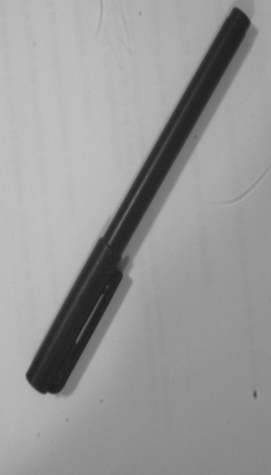
//> input picture groupwork/fig/PEN.png, 271 x 475 px, given in place of PIC1_R.PNG, which was not available
$ ./Lecture6   (built with g++ and OpenCV 4)
//> lines starting //> are read from the running program, lines starting //| are printed output that depends on the picture; after the words box and inside, x2 and y2 are one past the last pixel; in counts of white or black regions, pixels touching at a corner belong together; pictures that were not available may be replaced by others from this repository, and a replacement may not be noted
#include <conio.h>
#include <stdio.h>
#include "cv.h"
#include "cxcore.h"
#include "highgui.h"
#include "stdlib.h"
#include "math.h"

// Offset of histogram
#define XOFFSET 100
#define YOFFSET 450
#define PIXEL_MAX 255
#define PIXEL_MIN 0
#define PI 3.14159265358979323846


// readme!
// pick elements in each corner!

typedef struct cor {
    int x;
    int y;
    int xp;
    int yp;
    int sum;
} cor;

void *test = NULL;


int findSmallAreaCorrelation(cor* area, IplImage* img1, IplImage* img2, int x, int y,
	int xp, int yp, int Msize, int margin) {
	if (x < img1->width - Msize && y < img1->height - Msize && area != NULL) {
		int sum = 0;
		int temp, a1, a2;

		for (int i = 0; i < Msize; i++) {
			for (int j = 0; j < Msize; j++) {
				a1 = (unsigned char)img1->imageData[(x + j) + (y + i) * img1->width];  // area 1
				a2 = (unsigned char)img2->imageData[(xp + j) + (yp + i) * img2->width];  // area 2
				temp = (int)a1 - int(a2);
				if (temp < 0) {
					temp = -temp;
				}
				sum += temp;
				if (sum > margin) {
					return NULL;
				}
			}
		}
		// why do i need this????
		//area = (cor*)test;
		//
		area->x = x;
		area->y = y;
		area->xp = xp;
		area->yp = yp;
		area->sum = sum;
		return 1;
	}
	else
		return NULL;
}

int md_comparator(const void *v1, const void *v2)
{
    const cor *p1 = (cor *)v1;
    const cor *p2 = (cor *)v2;
    if (p1->sum < p2->sum)
        return -1;
    else if (p1->sum > p2->sum)
        return +1;
    else
        return 0;
}

int main(int argc, char* argv[]) {
    int width = 480;
    int height = 480;

    // Names for plots and images
	const char* str1 = "original 1";
	const char* str2 = "original 2";
	const char* str3 = "drawn 1";
	const char* str4 = "drawn 2";
	const char* str5 = "transposed 1";

    IplImage *img1, *img2, *img1Temp, *imgTrans, *img2Temp;

    img1 = cvLoadImage("C:\\Users\\30330\\Documents\\Exersizes\\PIC1_R.PNG", 0);
//> img1 is the input picture: 475 rows x 271 cols, CV_8UC1; min 27, max 195, mean 152.2
    img2 = cvLoadImage("C:\\Users\\30330\\Documents\\Exersizes\\PIC1_L.PNG", 0);
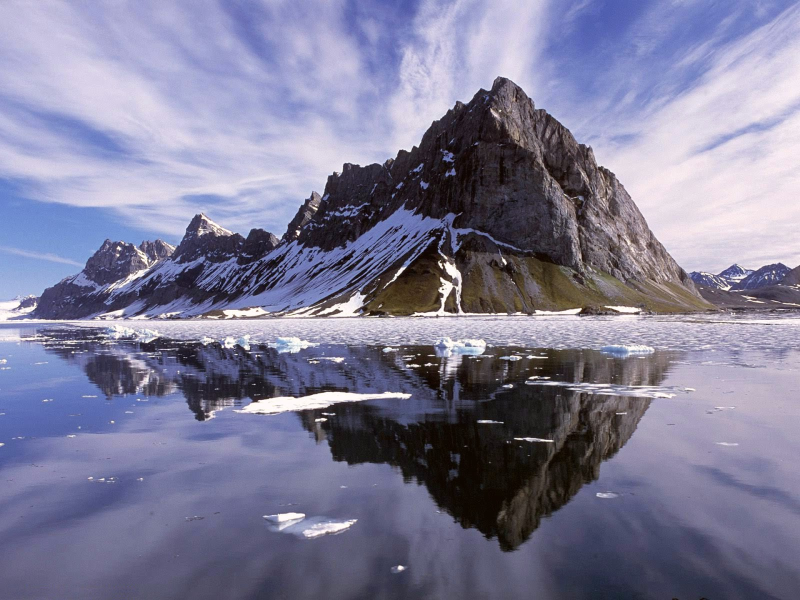
//> input picture groupwork/fig/mountain.jpg, 1600 x 1200 px, given in place of PIC1_L.PNG, which was not available (shown at 1/2 size)
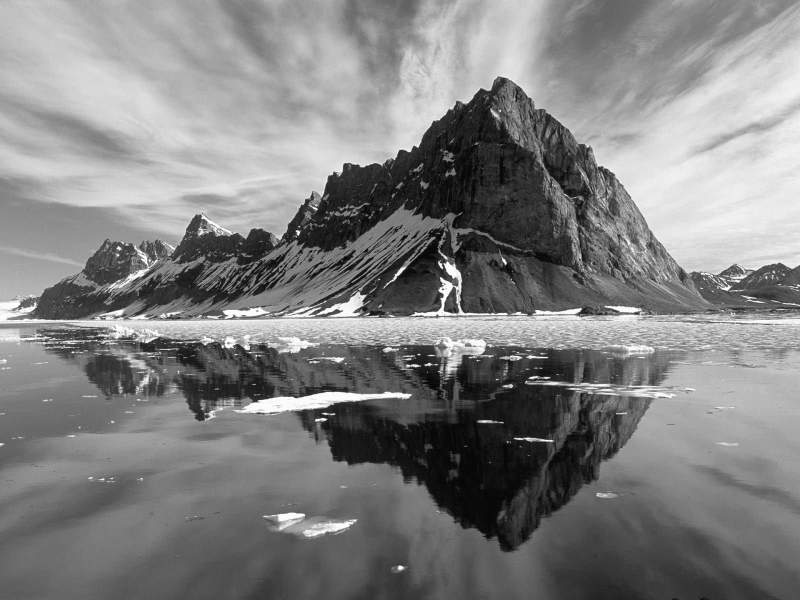
//> img2: 1200 rows x 1600 cols, CV_8UC1 (shown at 1/2 size); min 0, max 255, mean 128.9
	img1Temp = cvLoadImage("C:\\Users\\30330\\Documents\\Exersizes\\PIC1_R.PNG", 0); // make a copy
	img2Temp = cvLoadImage("C:\\Users\\30330\\Documents\\Exersizes\\PIC1_L.PNG", 0); // make a copy
	imgTrans = cvLoadImage("C:\\Users\\30330\\Documents\\Exersizes\\PIC1_L.PNG", 0); // make a copy

    int Msize = 10;
    int Mcounter = 0;
    int const max = 50;
	int const maxMatch = 30;
	int const HFtol = 150; //
    int const margin = 600;  // intensity
    int xp = 0;
    int yp = 0;
    int xn[max]; // first pic
    int yn[max]; // fisrt pic
    int tempMin;
    int matchCounter = 0;
	int noError = 0;


	cor *temp = (cor*)malloc(sizeof(cor*));
	test = temp;
	cor match[max];
	int a1 = 0;
	// we dont want to see the borders
    for (int y = Msize; y < img1->height - Msize*2 && Mcounter < max; y += Msize*2) {
        for (int x = Msize; x < img1->width - Msize*2 && Mcounter < max; x += Msize*2) {
            xn[Mcounter] = x;
            yn[Mcounter] = y;
			int HF=0, a1;
			for (int i = 0; i < Msize; i++) {
				for (int j = 0; j < Msize; j++) {
					a1 = (unsigned char)
						img1->imageData[(x + j) +
						(y + i) * img1->width]; //area 1
					// alternating to see if same color
					if (i & 1 == true) {

						HF -= a1;

					}
					else {
						HF += a1;
					}
				}
			}
			if (HF < 0) {
				HF = -HF;
			}
			if (HF > HFtol) {
				Mcounter++; // try with a new value
			}
        }
    }
//> this loop made 23 passes
//> Mcounter on passes 1 to 12: 0, 1, 2, 3, 4, 5, 6, 7, 8, 9, 10, 11
//> after the loop, xn = 50 values, max 250 at index 20, min 0 at index 21, mean 54.6; yn = 50 values, max 450 at index 20, min 0 at index 21, mean 97.4; Mcounter = 20; a1 = 0
    for (int z = 0; z < Mcounter && matchCounter <= maxMatch; z++) {
        tempMin = margin + 1;
		int yp;
		int xp;


        for (yp = 0; yp < img1->height - Msize; yp += 1) {
            for (xp = 0; xp < img1->width - Msize; xp += 1) {

                noError = findSmallAreaCorrelation(temp,
                    img1, img2, xn[z], yn[z], xp, yp, Msize,
                    margin);  // remeber this is not the center pixel but the
                              // corner one!


                if (noError == NULL) {
                    //printf("\n No match or error :) \n");
                }
				else if (temp->sum <= tempMin && matchCounter<maxMatch) {
                    if (tempMin >margin) {  //
											//if first time assigning this value
                        matchCounter++;
                    }
					tempMin = temp->sum;
                    match[matchCounter - 1] = *temp;  // assign match values
                }
            }
        }
		cvDrawRect(img1Temp,
			cvPoint(match[matchCounter - 1].x, match[matchCounter - 1].y),
			cvPoint(match[matchCounter - 1].x + Msize, match[matchCounter - 1].y + Msize),
			cvScalar(0), 2);
		cvDrawRect(img1Temp,
				cvPoint(match[matchCounter - 1].x, match[matchCounter - 1].y),
				cvPoint(match[matchCounter - 1].x + Msize, match[matchCounter - 1].y + Msize),
				cvScalar(255), 1);
		cvDrawRect(img2Temp,
			cvPoint(match[matchCounter - 1].xp, match[matchCounter - 1].yp),
			cvPoint(match[matchCounter - 1].xp + Msize, match[matchCounter - 1].yp + Msize),
			cvScalar(0), 2);
		cvDrawRect(img2Temp,
			cvPoint(match[matchCounter - 1].xp, match[matchCounter - 1].yp),
			cvPoint(match[matchCounter - 1].xp + Msize, match[matchCounter - 1].yp + Msize),
			cvScalar(255), 1);

    }
//> this loop made 20 passes
//> after the loop, tempMin = 601; noError = 0; matchCounter = 0; match = 50 items

    qsort(match,matchCounter,sizeof(cor), md_comparator);


    double p[3];
	double q[3];
	double x1 =  (double) match[0].x;
//> x1 = 0
	double x2 =  (double) match[1].x;
//> x2 = 0
	double x3 =  (double) match[2].x;
//> x3 = 0
	double y1 =  (double) match[0].y;
//> y1 = 0
	double y2 =  (double) match[1].y;
//> y2 = 0
	double y3 =  (double) match[2].y;
//> y3 = 0
	double xp1 = (double) match[0].xp;
//> xp1 = 0
	double xp2 = (double) match[1].xp;
//> xp2 = 0
	double xp3 = (double) match[2].xp;
//> xp3 = 0
	double yp1 = (double) match[0].yp;
//> yp1 = 0
	double yp2 = (double) match[1].yp;
//> yp2 = 0
	double yp3 = (double) match[2].yp;
//> yp3 = 0
    p[0] = -(x1*xp2*y3 - x1*xp3*y2 - x2*xp1*y3 + x2*xp3*y1 + x3*xp1*y2 - x3*xp2*y1)/(x1*y2 - x2*y1 - x1*y3 + x3*y1 + x2*y3 - x3*y2);
//> p = [nan, 0, 0]
    q[0] =  (x1*y2*yp3 - x1*y3*yp2 - x2*y1*yp3 + x2*y3*yp1 + x3*y1*yp2 - x3*y2*yp1)/(x1*y2 - x2*y1 - x1*y3 + x3*y1 + x2*y3 - x3*y2);
//> q = [nan, 0, 0]
    p[1] =  (xp1*y2 - xp2*y1 - xp1*y3 + xp3*y1 + xp2*y3 - xp3*y2)/(x1*y2 - x2*y1 - x1*y3 + x3*y1 + x2*y3 - x3*y2);
//> p = [nan, nan, 0]
    q[1] = -(y1*yp2 - y2*yp1 - y1*yp3 + y3*yp1 + y2*yp3 - y3*yp2)/(x1*y2 - x2*y1 - x1*y3 + x3*y1 + x2*y3 - x3*y2);
//> q = [nan, nan, 0]
    p[2] =  (x1*xp2 - x2*xp1 - x1*xp3 + x3*xp1 + x2*xp3 - x3*xp2)/(x1*y2 - x2*y1 - x1*y3 + x3*y1 + x2*y3 - x3*y2);
//> p = [nan, nan, nan]
    q[2] =  (x1*yp2 - x2*yp1 - x1*yp3 + x3*yp1 + x2*yp3 - x3*yp2)/(x1*y2 - x2*y1 - x1*y3 + x3*y1 + x2*y3 - x3*y2);
//> q = [nan, nan, nan]

    for (int y = 0; y < img1->height; y += 1) {
        for (int x = 0; x < img1->width; x += 1) {
            xp = (int)(p[0]+p[1]*x+p[2]*y);
            yp = (int)(q[0]+q[1]*x+q[2]*y);
			if (xp < img1->width && yp < img1->height && xp >= 0 && yp >= 0)
				imgTrans->imageData[x + y * img1Temp->width] = img2->imageData[xp + yp * img1->width] ; // see if it is zero!
            else
                imgTrans->imageData[x + y*img1->width] = (char)255;
        }
    }
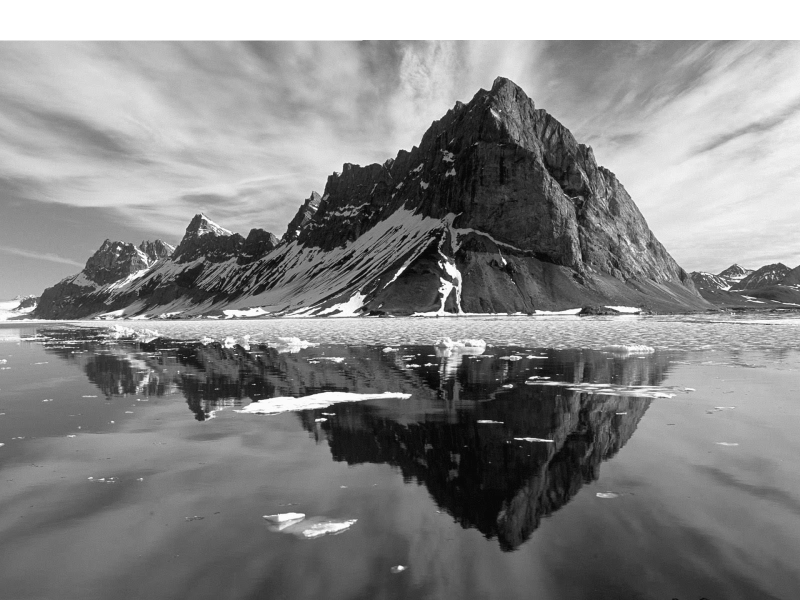
//> imgTrans: 1200 rows x 1600 cols, CV_8UC1 (shown at 1/2 size); 6.7% of pixels changed, all inside (x1, y1, x2, y2) = (0, 0, 1600, 81)
//> after the loop, xp = -2147483648; yp = -2147483648

    cvShowImage(str1, img1);
    cvShowImage(str2, img2);
	cvShowImage(str3, img1Temp);
	cvShowImage(str4, img2Temp);
	cvShowImage(str5, imgTrans);

    while (true) {  // Makes the window stay open
        if (cvWaitKey(5) > 0) break;
//> the Esc key is pressed
    }

    cvReleaseImage(&img1);
    cvReleaseImage(&img2);
    cvDestroyWindow(str1);
    cvDestroyWindow(str2);
	free(temp);
    return 0;
}
